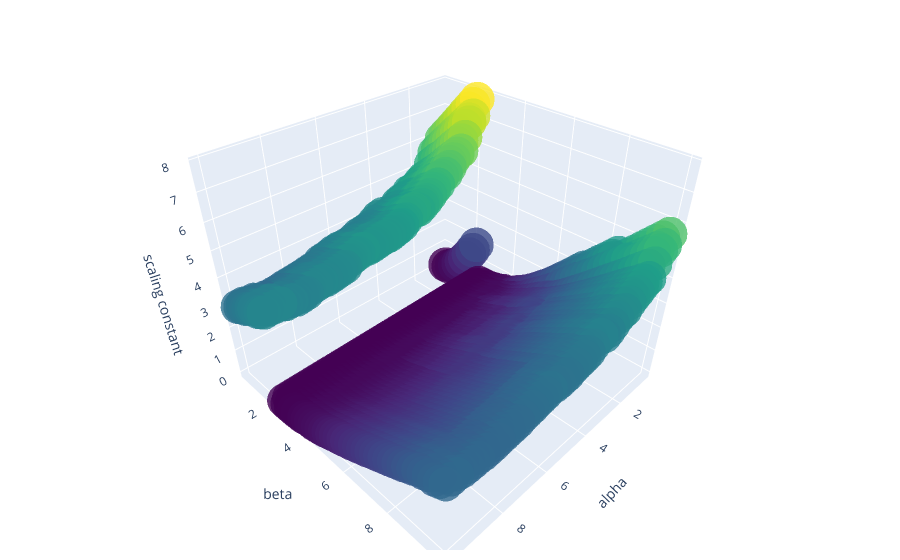

The cell this chart's notebook holds for it:
### Code cell
graph_objects(parameter_pairs, parameter_cs)

### Figure 1 — Plotly figure (JSON) as saved in the notebook; plotly's stock layout.template omitted (floating-point values rounded to 4 significant figures; data arrays with more than 128 entries replaced by an {"elided": "..."} marker saying what was removed)
{"data": [{"marker": {"color": {"elided": "2510 float values"}, "colorscale": [[0, "#440154"], [0.1111, "#482878"], [0.2222, "#3e4989"], [0.3333, "#31688e"], [0.4444, "#26828e"], [0.5556, "#1f9e89"], [0.6667, "#35b779"], [0.7778, "#6ece58"], [0.8889, "#b5de2b"], [1, "#fde725"]], "opacity": 0.8, "size": 12}, "mode": "markers", "type": "scatter3d", "x": {"elided": "2500 float values"}, "y": {"elided": "2500 float values"}, "z": {"elided": "2510 float values"}}], "layout": {"margin": {"b": 10, "l": 10, "r": 20, "t": 10}, "scene": {"xaxis": {"title": {"text": "alpha"}}, "yaxis": {"title": {"text": "beta"}}, "zaxis": {"title": {"text": "scaling constant"}}}}}
